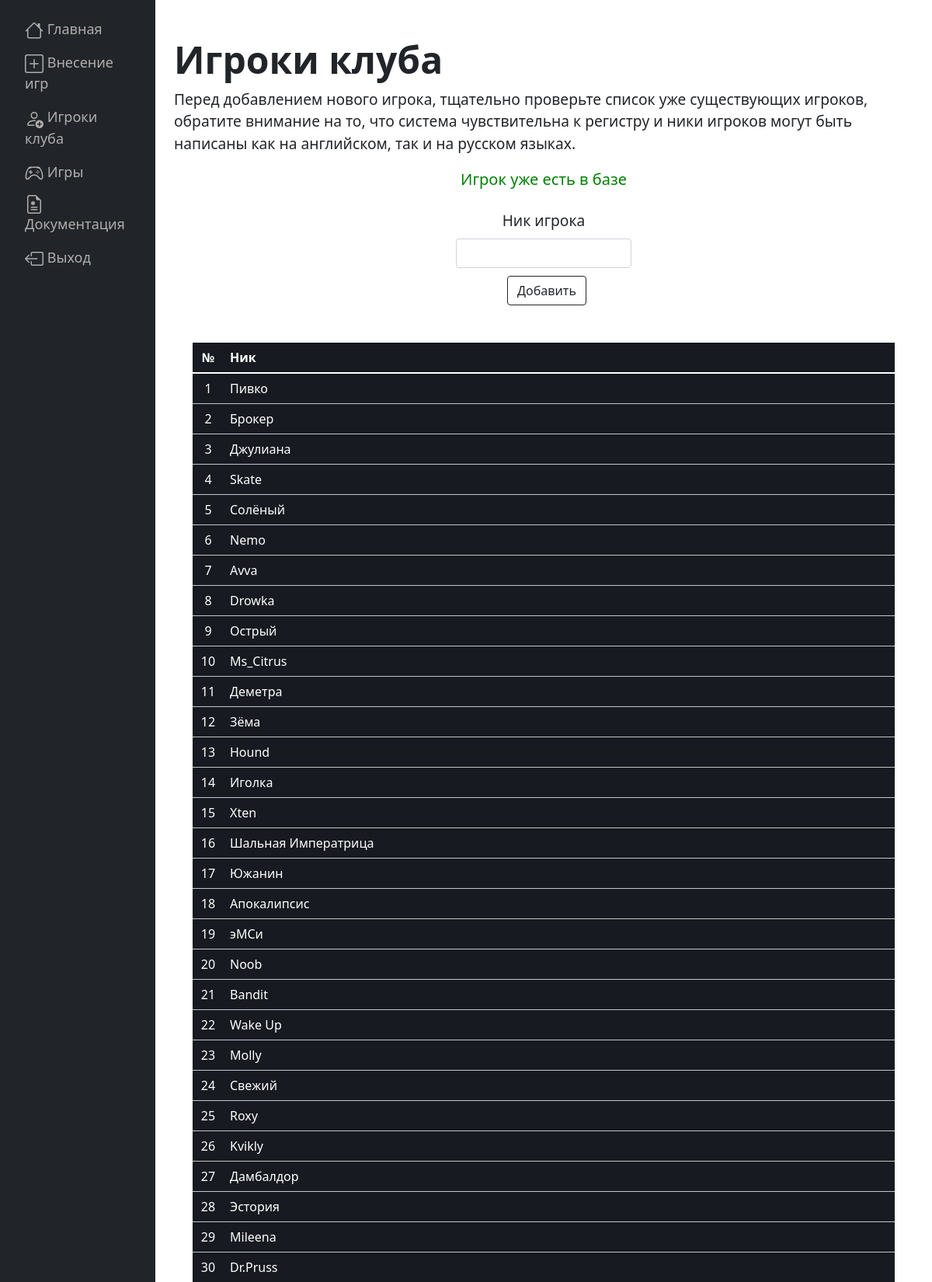
Page /playerhas (signed in, upper part) on the committed database.
### main/models.py (models this page shows)
class Player(models.Model):
    id = models.BigAutoField(primary_key=True)
    name = models.CharField(max_length=100, verbose_name="Никнейм")

### main/views.py (the view)
    def wrapper(request, *args, **kwargs):
        if not staff_check(request.user):
            return redirect('access_denied')
        return view_func(request, *args, **kwargs)

### main/views.py (called while the page is built)
def staff_check(user):
    return user.is_staff

def staff_only(view_func):
    def wrapper(request, *args, **kwargs):
        if not staff_check(request.user):
            return redirect('access_denied')
        return view_func(request, *args, **kwargs)
    return wrapper

@staff_only
def playerhas(request):
    outputlabel = "Игрок уже есть в базе"
    players = Player.objects.all()
    return render (request, 'player.html', {'title': 'Игроки', 'players':players, 'outputlabel':outputlabel})

### templates/player.html (shortened to what this page needs)
{% extends "blade/admintemplate.html" %}
{% block content %}
{%load static%}
<div class="px-4 my-5 text-left">
  <h1 class="display-5 fw-bold">Игроки клуба</h1>
  <p>Перед добавлением нового игрока, тщательно проверьте список уже существующих игроков, обратите внимание на то, что
    система чувствительна к регистру и ники игроков могут быть написаны как на английском, так и на русском языках.</p>
<div class="text-center">
  <div class="col-lg-6 mx-auto">
    <p class="lead mb-4" style="color:green">{{ outputlabel }}</p>
  </div>
<div class="px-4 text-left container-md">
  <form id="my_form" method="POST" action="{% url 'player' %}">
    <div class="col-lg-3 mx-auto">
      <label for="name" class="form-label">Ник игрока</label>
      <input type="text" class="form-control" id="name" name='name' placeholder="" value="" required="">
      <button type="submit" class="btn btn-outline-dark" style="margin-top:10px !important">Добавить</button>
    </div>
</div>
</div>
<div class="px-4 my-5 text-center">
  <div class="table-responsive">
  <table class="table table-dark table-striped-columns table-hover">
      <thead>
          <tr class="align-middle">
            <th scope="col" style="width:40px">№</th>
            <th scope="col" style="text-align: left">Ник</th>
          </tr>
        </thead>
        <tbody>
          <tr class="align-middle">
            {% for obj in players %}
            <td>{{ forloop.counter }}</td>
            <td style="text-align: left">{{ obj.name }}</td>
          </tr>
          {% endfor %}
        </tbody>
    </table>
  </div>
</div>
{% endblock %}

### static/main/css/home.css (style rules this page uses)
body { overflow-y: scroll; padding-right: 0 !important; }
.table-dark { font-size: 12pt; border-color: #c5c5c5; text-align: center; }
.text-center { text-align: center; }

### rows in the picture
Player: name "Пивко"
Player: name "Брокер"
Player: name "Джулиана"
Player: name "Skate"
Player: name "Солёный"
Player: name "Nemo"
Player: name "Avva"
Player: name "Drowka"
Player: name "Острый"
Player: name "Ms_Citrus"
Player: name "Деметра"
Player: name "Зёма"
Player: name "Hound"
Player: name "Иголка"
Player: name "Xten"
Player: name "Шальная Императрица"
Player: name "Южанин"
Player: name "Апокалипсис"
Player: name "эМСи"
Player: name "Noob"
Player: name "Bandit"
Player: name "Wake Up"
Player: name "Molly"
Player: name "Свежий"
Player: name "Roxy"
Player: name "Kvikly"
Player: name "Дамбалдор"
Player: name "Эстория"
Player: name "Mileena"
Player: name "Dr.Pruss"

### other values in the picture
{{ outputlabel }} "Игрок уже есть в базе"
